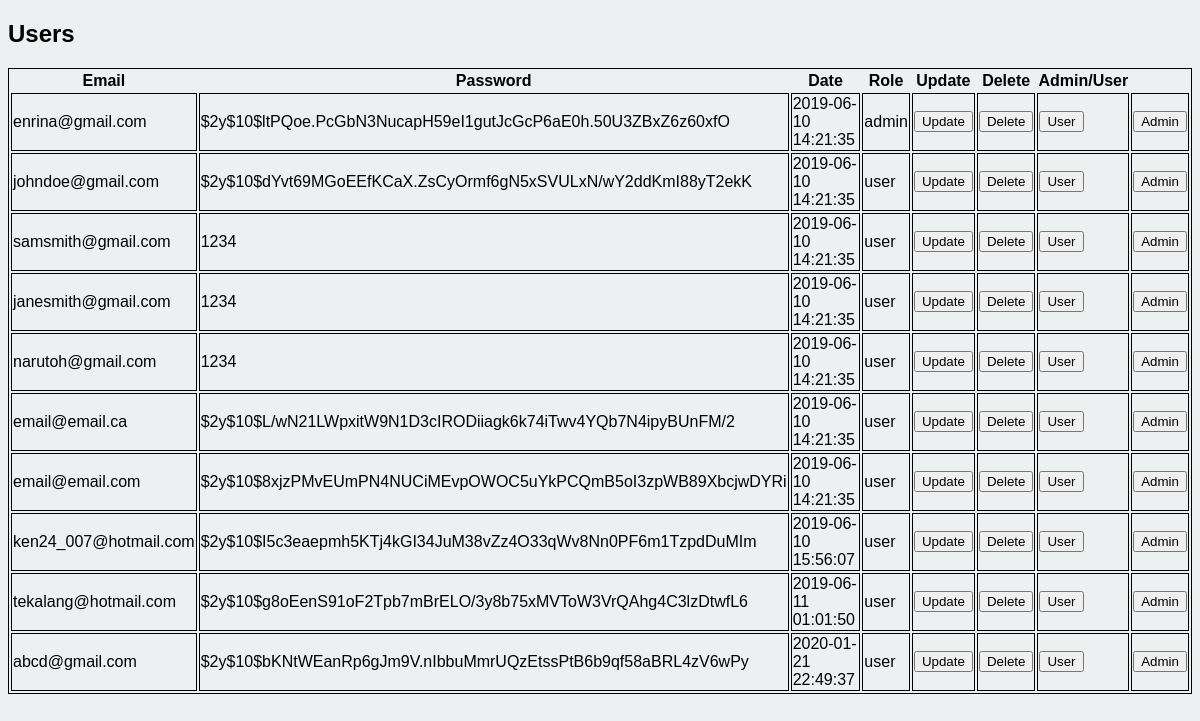
The app's page /includes/login/userAdmin.php with its own data.
### tables this page shows
CREATE TABLE `users` (
  `id` int(11) NOT NULL,
  `email` varchar(255) NOT NULL,
  `password` varchar(255) NOT NULL,
  `role` enum('user','admin') NOT NULL,
  `date` datetime NOT NULL DEFAULT CURRENT_TIMESTAMP
);

### models/database.php (called while the page is built, shortened)
<?php
class Database
{
	private static $user = 'root';
	private static $pass = '';
	private static $dsn = 'mysql:host=localhost;dbname=webdev_networking';
	private static $dbcon;
	public static function getDb(){
		if(!isset(self::$dbcon)){
			try{
				self::$dbcon = new PDO(self::$dsn, self::$user, self::$pass);
				self::$dbcon->setAttribute(PDO::ATTR_ERRMODE, PDO::ERRMODE_EXCEPTION);
			} catch (PDOException $e){
				$msg = $e->getMessage();
				echo $msg;
				exit();
			}
		}
		return self::$dbcon;
	}
}

### models/login/user.php (called while the page is built, shortened)
<?php
class user
{
    public function getAllUsers($db){
        $sql = "SELECT * FROM users";
        $pdost = $db->prepare($sql);
        $pdost->execute();
        $count = $pdost->fetchAll(PDO::FETCH_OBJ);
        return $count;
    }
}

### includes/login/listUsers.php (the view, shortened to what this page needs)
<?php
require_once MODELS_PATH . "/database.php";
require_once MODELS_LOGIN_PATH . "/user.php";
$listUsers = new user();
$usersList = $listUsers->getAllUsers(Database::getDb());
foreach($usersList as $users){
    echo
        "<tr>" .
            "<td> $users->email </td>" .
            "<td> $users->password </td>" .
            "<td> $users->date </td>" .
            "<td> $users->role</td>" .
            "<td>" .
                "<form action='updateUser.php' method='post'>" .
                    "<input type='hidden' value='$users->id' name='id' />" .
                    "<input type='submit' value='Update' name='update' />" .
                "</form>" .
            "</td>" .
            "<td>" .
                "<form action='deleteUser.php' method='post'>" .
                    "<input type='hidden' value='$users->id' name='id' />" .
                    "<input type='submit' value='Delete' name='delete' />" .
                "</form>" .
            "</td>" .
            "<td>" .
                "<form action='userRoles.php' method='post'>" .
                    "<input type='hidden' value='$users->id' name='id' />" .
                    "<input type='submit' value='User' name='user' />" .
                "</form>" .
            "</td>" .
            "<td>" .
                "<form action='userRoles.php' method='post'>" .
                    "<input type='hidden' value='$users->id' name='id' />" .
                    "<input type='submit' value='Admin' name='admin' />" .
                "</form>" .
            "</td>" .
        "</tr>";
}

### css/style.css (style rules this page uses)
body { font-family: 'Muli', sans-serif; background: #ecf0f1; }
#userTable td { border: 1px solid black; }
::placeholder { color: grey; font-style: italic; }

### records on screen
users: email "enrina@gmail.com", password "$2y$10$ltPQoe.PcGbN3NucapH59eI1gutJcGcP6aE0h.50U3ZBxZ6z60xfO", date "2019-06-10 14:21:35", role "admin"
users: email "johndoe@gmail.com", password "$2y$10$dYvt69MGoEEfKCaX.ZsCyOrmf6gN5xSVULxN/wY2ddKmI88yT2ekK", date "2019-06-10 14:21:35", role "user"
users: email "samsmith@gmail.com", password "1234", date "2019-06-10 14:21:35", role "user"
users: email "janesmith@gmail.com", password "1234", date "2019-06-10 14:21:35", role "user"
users: email "narutoh@gmail.com", password "1234", date "2019-06-10 14:21:35", role "user"
users: email "email@email.ca", password "$2y$10$L/wN21LWpxitW9N1D3cIRODiiagk6k74iTwv4YQb7N4ipyBUnFM/2", date "2019-06-10 14:21:35", role "user"
users: email "email@email.com", password "$2y$10$8xjzPMvEUmPN4NUCiMEvpOWOC5uYkPCQmB5oI3zpWB89XbcjwDYRi", date "2019-06-10 14:21:35", role "user"
users: email "ken24_007@hotmail.com", password "$2y$10$I5c3eaepmh5KTj4kGI34JuM38vZz4O33qWv8Nn0PF6m1TzpdDuMIm", date "2019-06-10 15:56:07", role "user"
users: email "tekalang@hotmail.com", password "$2y$10$g8oEenS91oF2Tpb7mBrELO/3y8b75xMVToW3VrQAhg4C3lzDtwfL6", date "2019-06-11 01:01:50", role "user"
users: email "abcd@gmail.com", password "$2y$10$bKNtWEanRp6gJm9V.nIbbuMmrUQzEtssPtB6b9qf58aBRL4zV6wPy", date "2020-01-21 22:49:37", role "user"
